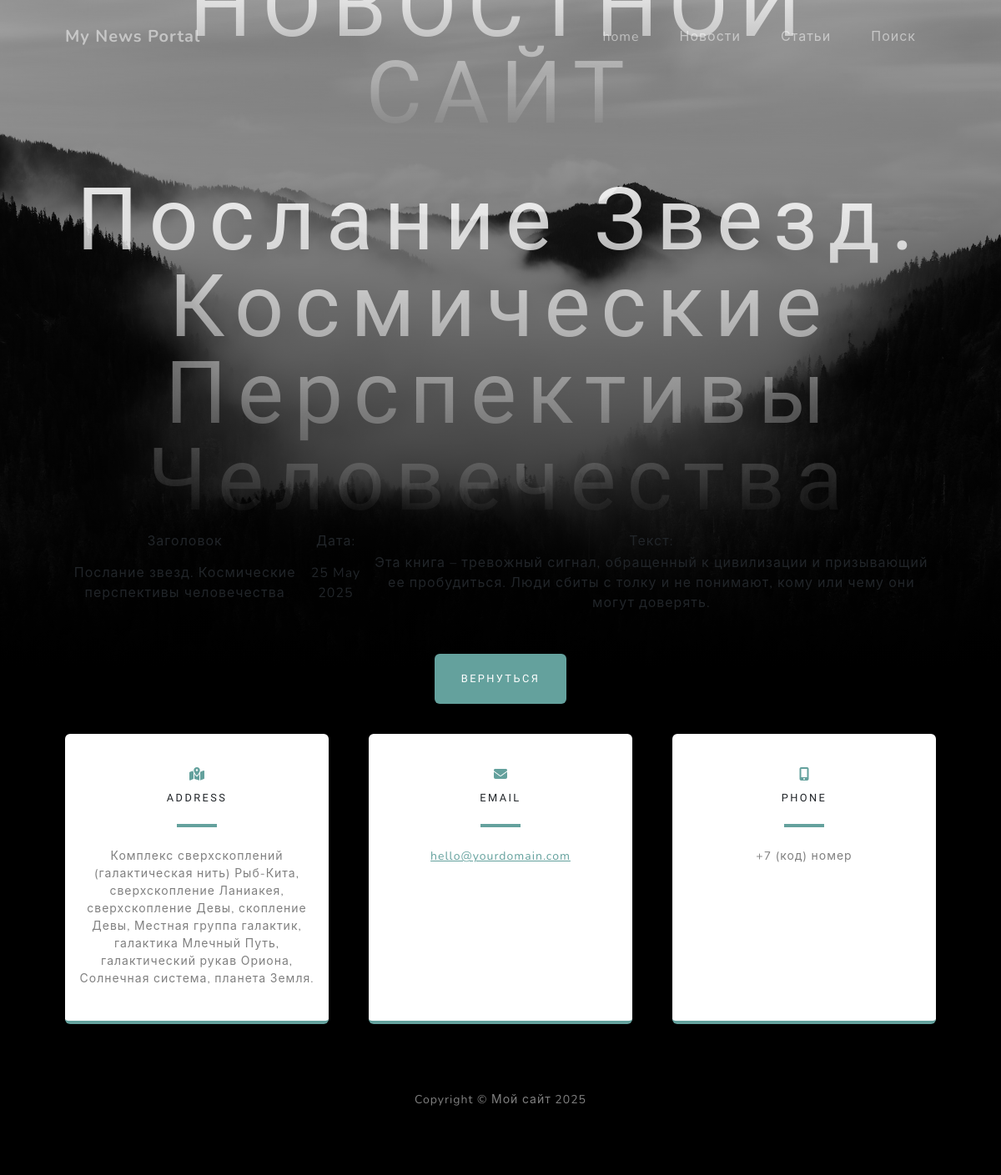
The page /articles/2 on the database its author committed.
### My_News_Portal/models.py (models this page shows, shortened)
class Post(models.Model):
    author = models.ForeignKey(Author, on_delete=models.CASCADE)
    NEWS = 'NW'
    ARTICLE = 'AR'
    CATEGORY = (
        (NEWS, 'Новость'),
        (ARTICLE, 'Статья'),
    )
    categoryType = models.CharField(max_length=2, choices=CATEGORY, default=NEWS)
    dateCreation = models.DateTimeField(auto_now_add=True)
    postCategory = models.ManyToManyField(Category, through='PostCategory')
    title = models.CharField(max_length=255)
    text = models.TextField()
    rating = models.IntegerField(default=0)
    def __str__(self):
        return self.title.title()

### My_News_Portal/views.py (the view)
# urls.py: path('articles/<int:pk>', PostArticlesDetail.as_view(), name='article_detail'),
class PostArticlesDetail(DetailView):
    queryset = Post.objects.filter(
        categoryType='AR'
    )
    template_name = "article.html"
    context_object_name = "article"

### templates/article.html (shortened to what this page needs)
{% extends 'flatpages/default.html' %}
{% block content %}
    <h1>{{ article }}</h1>
        <table>
            <tr>
                <td>Заголовок</td>
                <td>Дата:</td>
                <td>Текст:</td>
            </tr>
            <tr>
                <td>{{ article.title }}</td>
                <td>{{ article.dateCreation|date:'d M Y' }}</td>
                <td>{{ article.text }}</td>
            </tr>
        </table>
{% endblock content %}

### rows shown on the page
Post: title "Послание Звезд. Космические Перспективы Человечества", title "Послание звезд. Космические перспективы человечества", dateCreation "25 May 2025", text "Эта книга – тревожный сигнал, обращенный к цивилизации и призывающий ее пробудиться. Люди сбиты с толку и не понимают, кому или чему они могут доверять."
